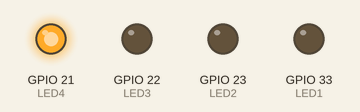
Recording of a sketch running on a simulated ESP32. Shown: output pins drawn as LEDs (lit = HIGH).

Above: at 0.15 s.
At 20.26 s:
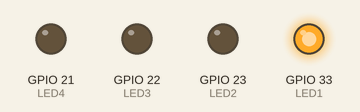
At 40.07 s:
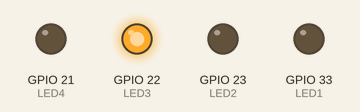
At 77.0 s:
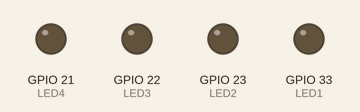
At 80.0 s:
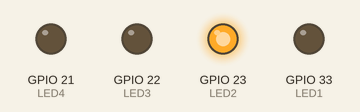
Timing chart, 0 to 80.3 s (numbered marks = the images above):
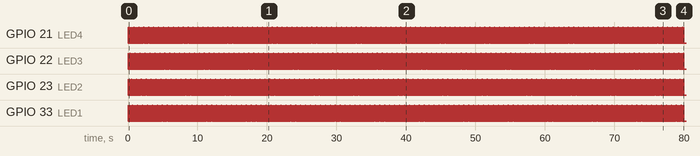

The sketch:

LED.ino
```cpp
//Experimental machine Ver.3.0
//2025-02-23
//Light LED test

#include <Arduino.h>

int LED1 = 33;  // LEDを7番ピンに接続
int LED2 = 23;  // LEDを7番ピンに接続
int LED3 = 22;  // LEDを7番ピンに接続
int LED4 = 21;  // LEDを7番ピンに接続

void setup() {
  pinMode(LED1, OUTPUT);
  pinMode(LED2, OUTPUT);
  pinMode(LED3, OUTPUT);
  pinMode(LED4, OUTPUT);
}

void loop() {
  digitalWrite(LED1, HIGH); // 点灯
  delay(10);
  digitalWrite(LED1, LOW);  // 消灯
  delay(10);
  digitalWrite(LED2, HIGH); // 点灯
  delay(10);
  digitalWrite(LED2, LOW);  // 消灯
  delay(10);
  digitalWrite(LED3, HIGH); // 点灯
  delay(10);
  digitalWrite(LED3, LOW);  // 消灯
  delay(10);
  digitalWrite(LED4, HIGH); // 点灯
  delay(10);
  digitalWrite(LED4, LOW);  // 消灯
  delay(10);
}
```

Measured:
- by itself, GPIO 21 (LED4), GPIO 22 (LED3), GPIO 23 (LED2), GPIO 33 (LED1): alternates HIGH for 0.01 s and LOW for 0.07 s
- by itself, everything shown: repeats every 1.2 s, in 4 steps
